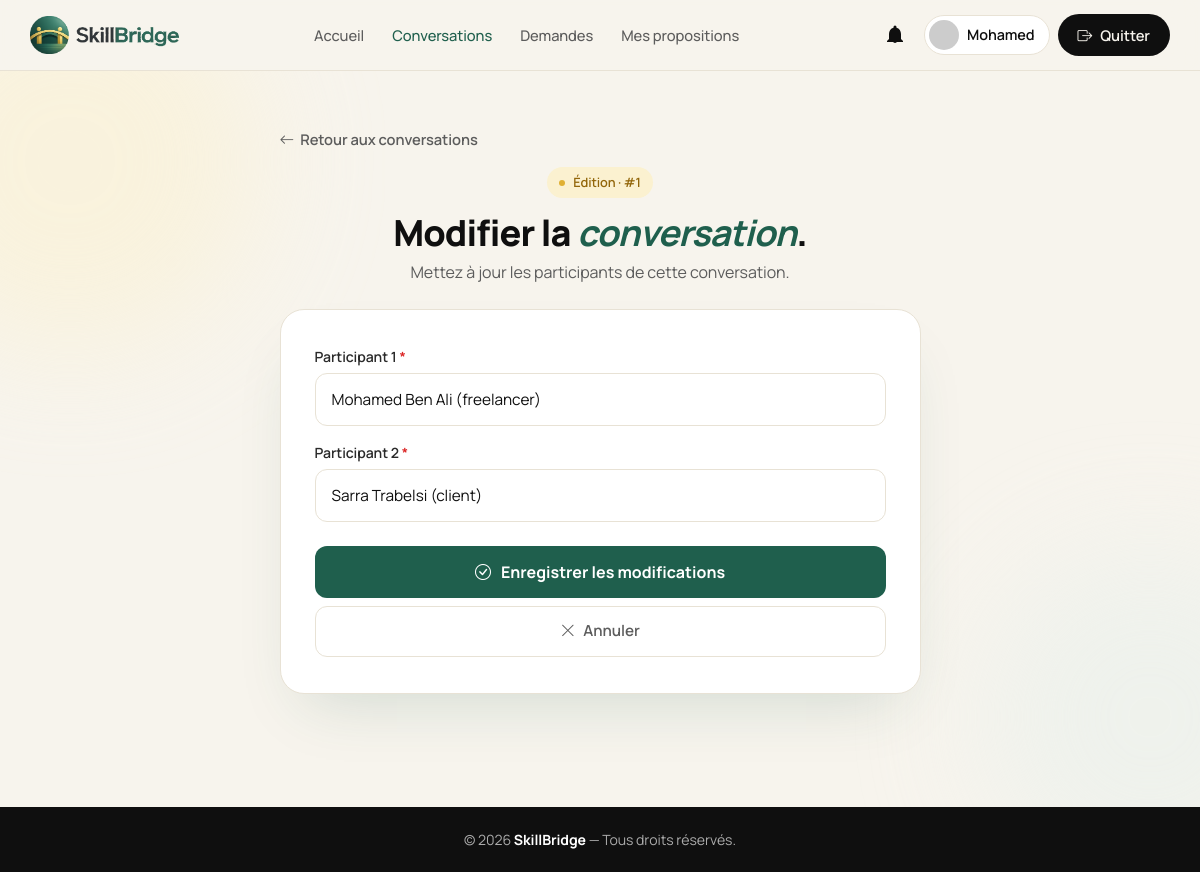
/view/frontoffice/chat/edit_conversation.php?id=1 (signed in), run on the app's committed database.
### tables this page shows
CREATE TABLE `conversations` (
    `id_conversation`  INT AUTO_INCREMENT PRIMARY KEY,
    `user1_id`         INT       NOT NULL,
    `user2_id`         INT       NOT NULL,
    `date_creation`    DATETIME  DEFAULT CURRENT_TIMESTAMP,
    INDEX `idx_user1`        (`user1_id`),
    INDEX `idx_user2`        (`user2_id`),
    INDEX `idx_pair`         (`user1_id`, `user2_id`),
    FOREIGN KEY (`user1_id`) REFERENCES `utilisateurs`(`id`) ON DELETE CASCADE,
    FOREIGN KEY (`user2_id`) REFERENCES `utilisateurs`(`id`) ON DELETE CASCADE
);

CREATE TABLE `utilisateurs` (
    `id`                 INT AUTO_INCREMENT PRIMARY KEY,
    `nom`                VARCHAR(100)  NOT NULL,
    `prenom`             VARCHAR(100)  NOT NULL,
    `email`              VARCHAR(150)  NOT NULL UNIQUE,
    `password`           VARCHAR(255)  NOT NULL,
    `role`               ENUM('freelancer','client','admin') NOT NULL DEFAULT 'client',
    `telephone`          VARCHAR(20)   NULL,
    `photo`              VARCHAR(255)  NULL,
    `is_active`          TINYINT(1)    NOT NULL DEFAULT 1,
    `is_verified`        TINYINT(1)    NOT NULL DEFAULT 1,
    `verification_token` VARCHAR(64)   NULL,
    `reset_token`        VARCHAR(64)   NULL,
    `reset_token_expiry` DATETIME      NULL,
    `oauth_provider`     VARCHAR(20)   NULL,
    `oauth_id`           VARCHAR(100)  NULL,
    `face_descriptor`    TEXT          NULL,
    `date_inscription`   DATETIME      DEFAULT CURRENT_TIMESTAMP,
    INDEX `idx_email`         (`email`),
    INDEX `idx_oauth`         (`oauth_provider`, `oauth_id`),
    INDEX `idx_reset_token`   (`reset_token`),
    INDEX `idx_verify_token`  (`verification_token`)
);

### view/frontoffice/chat/_auth.php (called while the page is built, shortened)
<?php
$currentUserRole = $_SESSION['user_role'] ?? '';

### config.php (called while the page is built, shortened)
<?php
if (!function_exists('base_url')) {
    function base_url() {
        static $cached = null;
        if ($cached !== null) return $cached;
        $protocol = (!empty($_SERVER['HTTPS']) && $_SERVER['HTTPS'] !== 'off') ? 'https' : 'http';
        $host     = $_SERVER['HTTP_HOST'] ?? 'localhost';
        $script   = $_SERVER['SCRIPT_NAME'] ?? '';
        $base     = preg_replace('#/(controller|view|api|public)(/.*)?$#i', '', $script);
        return $cached = $protocol . '://' . $host . $base;
    }
}

### controller/ChatController.php (called while the page is built, shortened)
<?php
require_once __DIR__ . '/../config.php';
require_once __DIR__ . '/../model/Conversation.php';
class ChatController {
    private $pdo;
    public function __construct() {
        global $pdo;
        $this->pdo = $pdo;
    }
    public function getConversation($id) {
        $conv = new Conversation($this->pdo);
        $conv->id_conversation = $id;
        return $conv->readOne();
    }
    public function getUsers() {
        $stmt = $this->pdo->prepare("SELECT id, nom, prenom, role FROM utilisateurs ORDER BY nom, prenom");
        $stmt->execute();
        return $stmt->fetchAll(PDO::FETCH_ASSOC);
    }
}

### model/Conversation.php (called while the page is built, shortened)
<?php
class Conversation {
    private $conn;
    private $table = 'conversations';
    public $id_conversation;
    public function __construct($db) {
        $this->conn = $db;
    }
    public function readOne() {
        $query = "SELECT c.id_conversation, c.user1_id, c.user2_id, c.date_creation,
                         u1.nom AS user1_nom, u1.prenom AS user1_prenom,
                         u2.nom AS user2_nom, u2.prenom AS user2_prenom
                  FROM " . $this->table . " c
                  JOIN utilisateurs u1 ON c.user1_id = u1.id
                  JOIN utilisateurs u2 ON c.user2_id = u2.id
                  WHERE c.id_conversation = :id
                  LIMIT 1";
        $stmt = $this->conn->prepare($query);
        $stmt->bindParam(':id', $this->id_conversation);
        $stmt->execute();
        $row = $stmt->fetch(PDO::FETCH_ASSOC);
        if ($row) {
            return $row;
        }
        return false;
    }
}

### view/frontoffice/chat/edit_conversation.php (the view, shortened to what this page needs)
<?php
require_once __DIR__ . '/../../../controller/ChatController.php';
$chatController = new ChatController();
require_once __DIR__ . "/_auth.php";
$id = isset($_GET['id']) ? intval($_GET['id']) : 0;
$conversation = $chatController->getConversation($id);
$users = $chatController->getUsers();
$user1_id = $conversation['user1_id'];
$user2_id = $conversation['user2_id'];
$templateBase  = '../EasyFolio';
$userNom       = trim((string)($_SESSION['user_nom'] ?? ''));
$userFirstName = trim(explode(' ', $userNom)[0] ?? '') ?: 'Profil';
$photoStmt = $pdo->prepare("SELECT photo FROM utilisateurs WHERE id = :id");
$photoStmt->execute([':id' => $currentUserId]);
$myPhoto = (string)($photoStmt->fetchColumn() ?: '');
$navAvatarFallback = 'https://ui-avatars.com/api/?name=' . urlencode($userNom ?: 'SkillBridge') . '&background=1F5F4D&color=fff&bold=true&size=80';
$navAvatarSrc = !empty($myPhoto)
    ? $templateBase . '/assets/img/profile/' . htmlspecialchars($myPhoto)
    : $navAvatarFallback;
?>
<!DOCTYPE html>
<html lang="fr">
<head>
    <link href="<?= $templateBase ?>/assets/vendor/bootstrap/css/bootstrap.min.css" rel="stylesheet">
    <link href="<?= $templateBase ?>/assets/vendor/bootstrap-icons/bootstrap-icons.css" rel="stylesheet">
</head>
<body>
<header class="sb-header">
  <div class="container">
    <a href="<?= $templateBase ?>/index.php" class="sb-logo">
      <img src="<?= $templateBase ?>/assets/img/skillbridge-logo.png" alt="SkillBridge" class="logo-img" loading="eager">
    </a>
    <nav class="sb-nav">
      <a href="<?= $templateBase ?>/index.php">Accueil</a>
      <a href="conversations.php" class="active">Conversations</a>
      <?php if (($currentUserRole ?? '') === 'freelancer'): ?>
        <a href="<?= $templateBase ?>/browse_demandes.php">Demandes</a>
        <a href="<?= $templateBase ?>/mes_propositions.php">Mes propositions</a>
      <?php elseif (($currentUserRole ?? '') === 'client'): ?>
        <a href="<?= $templateBase ?>/mes_demandes.php">Mes demandes</a>
      <?php endif; ?>
    </nav>
    <div class="d-flex align-items-center gap-2">
      <span id="bellSlot" class="sb-bell-btn" style="display:inline-flex;"></span>
      <a href="<?= $templateBase ?>/profil.php" class="sb-profile-chip" title="Mon Profil">
        <img src="<?= $navAvatarSrc ?>" alt="" class="avatar"
             onerror="this.onerror=null;this.src='<?= htmlspecialchars($navAvatarFallback) ?>';">
        <span><?= htmlspecialchars($userFirstName) ?></span>
      </a>
      <a href="<?= base_url() ?>/controller/utilisateurcontroller.php?action=logout" class="sb-cta d-none d-md-inline-flex">
        <i class="bi bi-box-arrow-right"></i><span>Quitter</span>
      </a>
    </div>
  </div>
</header>
<main>
  <section class="page-bg">
    <div class="blob honey blob-1"></div>
    <div class="blob sage  blob-2"></div>
    <div class="container">
      <div class="row justify-content-center">
        <div class="col-md-10 col-lg-8 col-xl-7">
          <div class="mb-3">
            <a href="conversations.php" class="btn-back">
              <i class="bi bi-arrow-left"></i> Retour aux conversations
            </a>
          </div>
          <div class="text-center mb-4">
            <span class="eyebrow honey"><span class="dot"></span> Édition · #<?= $id ?></span>
            <h1 class="display-x mt-3 mb-2">Modifier la <span class="accent">conversation</span>.</h1>
            <p class="lead-x mb-0">Mettez à jour les participants de cette conversation.</p>
          </div>
          <div class="auth-card">
            <form method="POST" action="edit_conversation.php?id=<?= $id ?>" novalidate>
              <div class="mb-3">
                <label for="user1_id" class="form-label">Participant 1 <span style="color:#DC2626;">*</span></label>
                <select class="form-select" id="user1_id" name="user1_id">
                  <?php foreach ($users as $user): ?>
                    <option value="<?= htmlspecialchars($user['id']) ?>" <?= ($user1_id == $user['id']) ? 'selected' : '' ?>>
                      <?= htmlspecialchars($user['prenom'] . ' ' . $user['nom'] . ' (' . $user['role'] . ')') ?>
                    </option>
                  <?php endforeach; ?>
                </select>
              </div>
              <div class="mb-4">
                <label for="user2_id" class="form-label">Participant 2 <span style="color:#DC2626;">*</span></label>
                <select class="form-select" id="user2_id" name="user2_id">
                  <?php foreach ($users as $user): ?>
                    <option value="<?= htmlspecialchars($user['id']) ?>" <?= ($user2_id == $user['id']) ? 'selected' : '' ?>>
                      <?= htmlspecialchars($user['prenom'] . ' ' . $user['nom'] . ' (' . $user['role'] . ')') ?>
                    </option>
                  <?php endforeach; ?>
                </select>
              </div>
              <button type="submit" class="btn-sage mb-2">
                <i class="bi bi-check-circle"></i> Enregistrer les modifications
              </button>
              <a href="conversations.php" class="btn-ghost">
                <i class="bi bi-x-lg"></i> Annuler
              </a>
            </form>
          </div>
        </div>
      </div>
    </div>
  </section>
</main>
<footer class="sb-footer">
  © <?= date('Y') ?> <strong>SkillBridge</strong> — Tous droits réservés.
</footer>
</body>
</html>

### data on the page
conversations: user1_id "Mohamed Ben Ali (freelancer)", user2_id "Sarra Trabelsi (client)"

### other printed values
$userFirstName "Mohamed"
$id "1"
